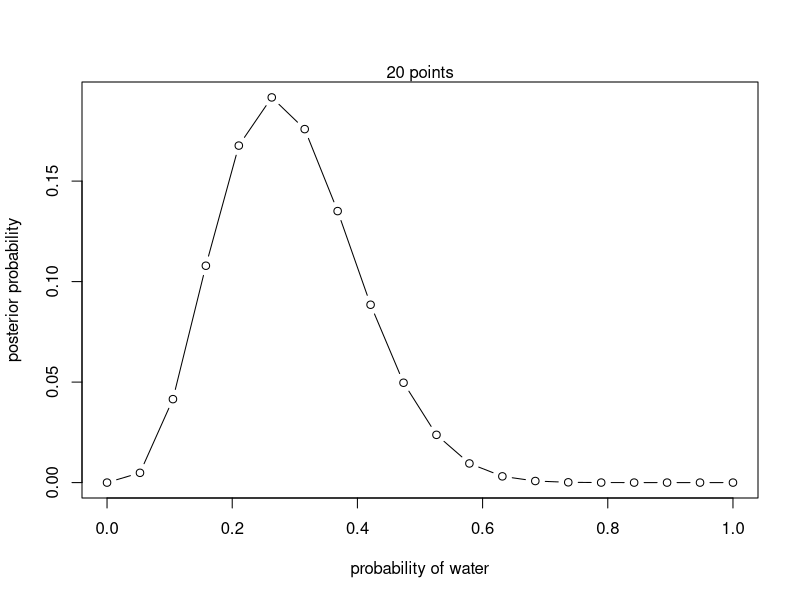
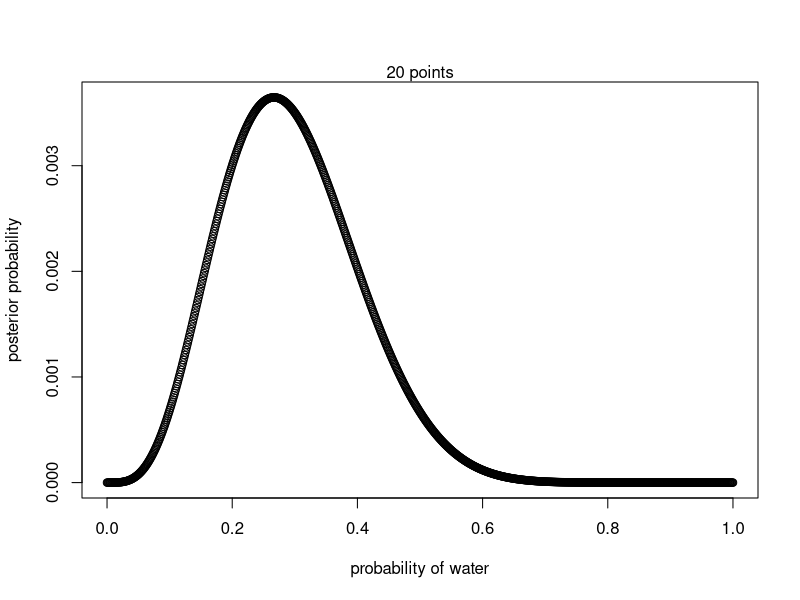
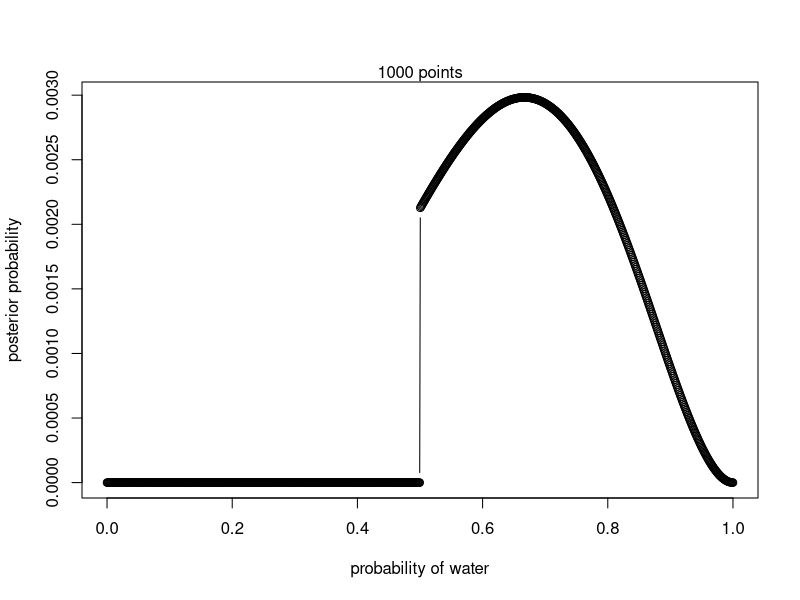

The R source for these figures, in order: (Note: this script raises an error after producing the figures.)
## ---- chunk 1
knitr::opts_chunk$set(echo = TRUE)
## ---- chunk 2
p_grid <- seq(
  from = 0,
  to = 1,
  length.out = 20
)
## ---- chunk 3
prior <- rep(1, 20)
## ---- chunk 4
# x = number of waters `W` out of `size` trials:
likelihood <- dbinom(4, size = 15, prob = p_grid)
## ---- chunk 5
unstd.posterior <- likelihood * prior
## ---- chunk 6
posterior <- unstd.posterior / sum(unstd.posterior)
## ---- chunk 7
plot(
  p_grid, 
  posterior, 
  type = "b",
  xlab = "probability of water", 
  ylab = "posterior probability"
)
mtext("20 points")
## ---- chunk 8
p_grid <- seq( from=0 , to=1 , length.out=1000 )
prior <- rep( 1 , 1000 )
prob_data <- dbinom( 4 , size=4+11 , prob=p_grid )
posterior <- prob_data * prior
posterior <- posterior / sum(posterior)
set.seed(100)
samples <- sample( p_grid , prob=posterior , size=1e4 , replace=TRUE )

plot(
  p_grid, 
  posterior, 
  type = "b",
  xlab = "probability of water", 
  ylab = "posterior probability"
)
mtext("20 points")
## ---- chunk 9
p_grid <- seq(from = 0, to = 1, length = 1000)

prior <- ifelse(p_grid > 0.5, 1, 0)

likelihood <- dbinom(4, 6, p_grid)

posterior <- likelihood * prior

posterior <- posterior/sum(posterior)

plot(
  p_grid, 
  posterior, 
  type = "b",
  xlab = "probability of water", 
  ylab = "posterior probability"
)
mtext("1000 points")

## ---- chunk 10
# Sampling:
samples <- sample(
  p_grid , 
  prob = posterior , 
  size = 1e4, 
  replace = TRUE
)

# Percentile Interval:

PI(samples, .89)

# HPDI Interval:

PI <- PI(samples, .90)
HPDI <- HPDI(samples, prob = 0.90)


range(PI)[2] - range(PI)[1]
#0.3533534

range(HPDI)[2] - range(HPDI)[1]
# 0.3413413

plot(
  p_grid, 
  posterior, 
  type = "b",
  xlab = "probability of water", 
  ylab = "posterior probability",
)
abline(v = range(PI)[2], col = "blue")
abline(v = range(PI)[1], col = "blue")
abline(v = range(HPDI)[2], col = "red")
abline(v = range(HPDI)[1], col = "red")

# The HPDI interval is narrower than the PI interval because it includes only the most probable 89% of the posterior distribution. In other words, the HPDI includes the "tallest" or "highest" 89% of the distribution. The PI, on the other hand, contains only the MIDDLE 89% of the distribution.

# If you only looked at the intervals, then you wouldn't realize that there's a discontinuity in the posterior distribution at 50%.
